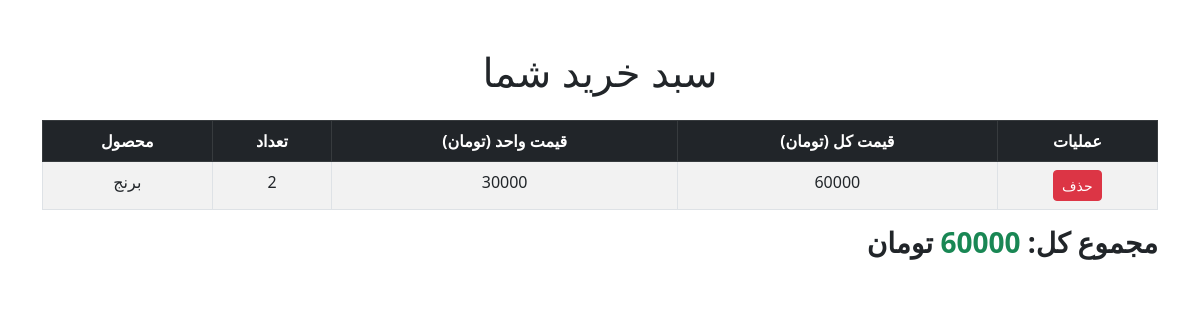
The page /cart/ (signed in) on the database its author committed.
### products/models.py (models this page shows, shortened)
class Product(models.Model):
    title=models.CharField(max_length=150,default="Default Title")
    description=models.TextField(default="No description")
    price=models.DecimalField(decimal_places=2,max_digits=15,default=0.00)
    image=models.ImageField(upload_to="products/",default="products/default.jpg")
    time=models.DateTimeField(auto_now_add=True)

### sabad/views.py (the view)
# urls.py: path('cart/', views.cart_detail, name='cart_detail'),
@login_required
def cart_detail(request):
    user_cart = sabad.objects.filter(user=request.user, paid=False).first()
    if not user_cart:
        user_cart = sabad.objects.create(user=request.user, paid=False)
    cart_items = sabad_detail.objects.filter(order=user_cart)
    cart_items_with_total = [
        {
            'product': item.product,
            'count': item.count,
            'price': item.price,
            'total_price': item.count * item.price,
            'id': item.id,
        }
        for item in cart_items
    ]
    total_price = sum(item['total_price'] for item in cart_items_with_total)
    return render(request, 'cart/cart_detail.html', {
        'cart_items': cart_items_with_total,
        'total_price': total_price,
    })

### templates/cart/cart_detail.html (shortened to what this page needs)
<!DOCTYPE html>
<html lang="en">
<head>
    <link href="https://cdn.jsdelivr.net/npm/bootstrap@5.3.0-alpha1/dist/css/bootstrap.min.css" rel="stylesheet">
</head>
<body>
    <div class="container my-5">
        <h1 class="text-center mb-4">سبد خرید شما</h1>
        <table class="table table-striped table-bordered text-center">
            <thead class="table-dark">
                <tr>
                    <th>محصول</th>
                    <th>تعداد</th>
                    <th>قیمت واحد (تومان)</th>
                    <th>قیمت کل (تومان)</th>
                    <th>عملیات</th>
                </tr>
            </thead>
            <tbody>
                {% for item in cart_items %}
                <tr>
                    <td>{{ item.product.title }}</td>
                    <td>{{ item.count }}</td>
                    <td>{{ item.price }}</td>
                    <td>{{ item.total_price }}</td>
                    <td>
                        <a href="{% url 'remove_from_cart' item.id %}" class="btn btn-danger btn-sm">حذف</a>
                    </td>
                </tr>
                {% endfor %}
            </tbody>
        </table>
        <div class="text-end">
            <h3 class="fw-bold">مجموع کل: <span class="text-success">{{ total_price }}</span> تومان</h3>
        </div>
    </div>
</body>
</html>

### rows shown on the page
Product: product "برنج", count "2", price "30000", total_price "60000"

### other values the page prints
{{ total_price }} "60000"
